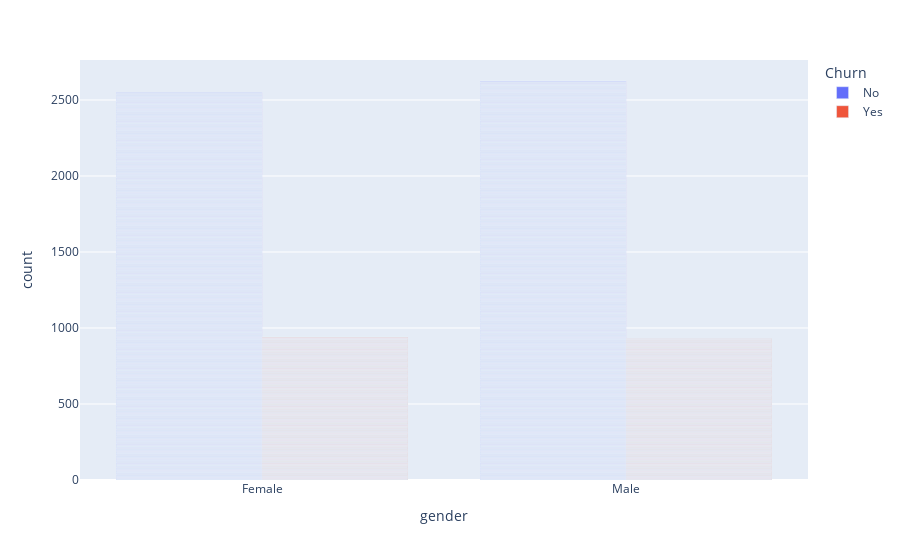

Notebook cell for this chart:
### Markdown cell above
#### Plotly visualization of customer demographics based churn

### Code cell
fig = px.bar(data, x='gender',  color='Churn', barmode='group')
fig.show()

### Figure 1 — Plotly figure (JSON) as saved in the notebook; plotly's stock layout.template omitted (floating-point values rounded to 4 significant figures; data arrays with more than 128 entries replaced by an {"elided": "..."} marker saying what was removed)
{"data": [{"alignmentgroup": "True", "hovertemplate": "Churn=No<br>gender=%{x}<br>count=%{y}<extra></extra>", "legendgroup": "No", "marker": {"color": "#636efa"}, "name": "No", "offsetgroup": "No", "orientation": "v", "showlegend": true, "textposition": "auto", "type": "bar", "x": {"elided": "5174 str values"}, "xaxis": "x", "y": {"elided": "5174 int values"}, "yaxis": "y"}, {"alignmentgroup": "True", "hovertemplate": "Churn=Yes<br>gender=%{x}<br>count=%{y}<extra></extra>", "legendgroup": "Yes", "marker": {"color": "#EF553B"}, "name": "Yes", "offsetgroup": "Yes", "orientation": "v", "showlegend": true, "textposition": "auto", "type": "bar", "x": {"elided": "1869 str values"}, "xaxis": "x", "y": {"elided": "1869 int values"}, "yaxis": "y"}], "layout": {"barmode": "group", "legend": {"title": {"text": "Churn"}, "tracegroupgap": 0}, "margin": {"t": 60}, "xaxis": {"anchor": "y", "domain": [0, 1], "title": {"text": "gender"}}, "yaxis": {"anchor": "x", "domain": [0, 1], "title": {"text": "count"}}}}
